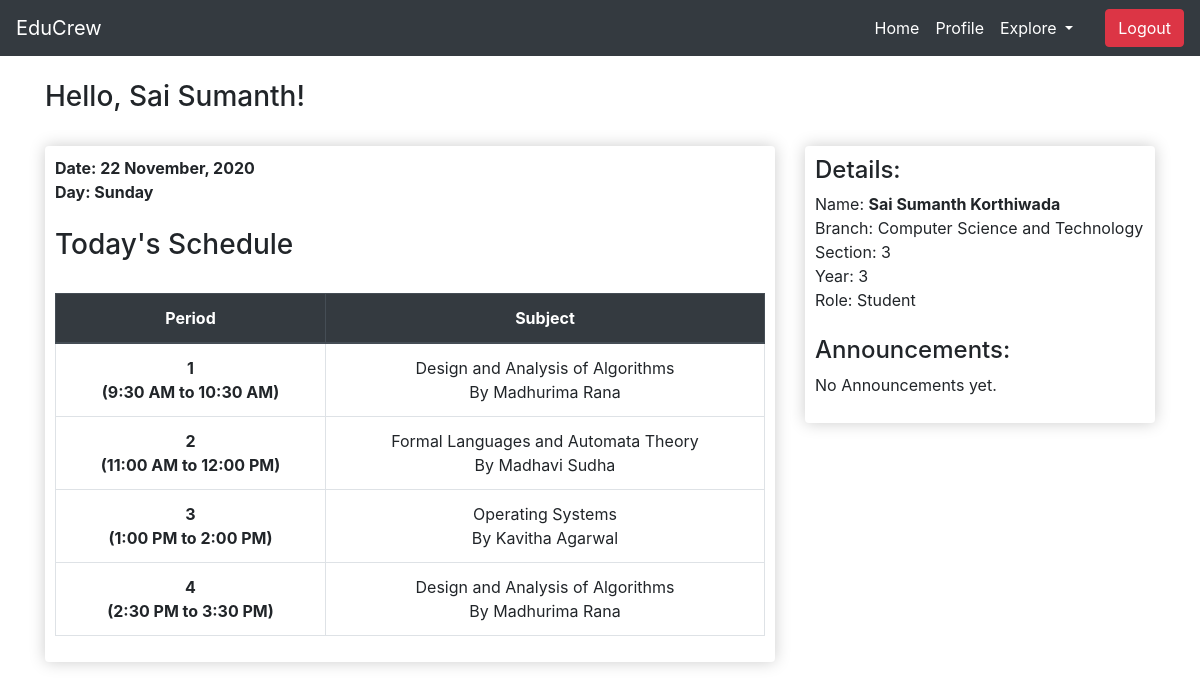
Screenshot of / (signed in) with the database file from the repository.
### educrew/models.py (models this page shows)
class Student(models.Model):
    user = models.OneToOneField(User,null=True, blank=True ,on_delete=models.CASCADE)
    rollno = models.IntegerField(primary_key=True)
    firstname = models.CharField(max_length=100, null=True)
    lastname = models.CharField(max_length=100, null=True)
    email = models.CharField(max_length=100)
    phoneno = models.IntegerField(null=True)
    YEAR = ((1,1),(2,2),(3,3),(4,4))
    SEC=((1,1),(2,2),(3,3))
    year = models.IntegerField(choices=YEAR, null=True)
    dept_id = models.ForeignKey(Dept, null=True, on_delete=models.SET_NULL) #cascade
    sec = models.IntegerField(choices=SEC, null=True)
    profile_image= models.ImageField(default="profilepic.jpg",null=True)
    def __str__(self):
        return self.firstname +" "+  self.lastname

class StudentSchedule(models.Model):
    dept_id = models.ForeignKey(Dept, null=True, on_delete=models.SET_NULL)
    year = models.IntegerField(null=True)
    sec = models.IntegerField(null=True)
    WEEK = (('Monday','Monday'),('Tuesday','Tuesday'),('Wednesday','Wednesday'),('Thursday','Thursday'),('Friday','Friday'),('Saturday','Saturday'),('Sunday','Sunday'))
    day = models.CharField(choices=WEEK, max_length=10, null=True)
    p1 = models.IntegerField(null=True, blank=True)
    p2 = models.IntegerField(null=True, blank=True)
    p3 = models.IntegerField(null=True, blank=True)
    p4 = models.IntegerField(null=True, blank=True)

class SubjectInfo(models.Model):
    unq_id = models.IntegerField(primary_key=True)
    lect_id = models.ForeignKey(Lecturer, null=True, on_delete=models.CASCADE)
    sub_id = models.ForeignKey(Subject, null=True, on_delete=models.CASCADE)
    year = models.IntegerField(null=True)
    dept_id = models.ForeignKey(Dept, null=True, on_delete=models.CASCADE)
    sec = models.IntegerField(null=True)
    def __str__(self):
        return str(self.sub_id)

class Subject(models.Model):
    sub_id = models.IntegerField(primary_key=True)
    sub_name = models.CharField(max_length=50)
    def __str__(self):
        return self.sub_name

class Lecturer(models.Model):
    user = models.OneToOneField(User,null=True, blank=True ,on_delete=models.CASCADE)
    lect_id = models.IntegerField(primary_key=True)
    firstname = models.CharField(max_length=100, null=True)
    lastname = models.CharField(max_length=100, null=True)
    email = models.CharField(max_length=100)
    phoneno = models.IntegerField(null=True)
    cabin_no = models.CharField(max_length=50, null=True, blank=True)
    profile_image= models.ImageField(default="profilepic.jpg",null=True)
    dept_id = models.ForeignKey(Dept, null=True, on_delete=models.SET_NULL) #cascade
    def __str__(self):
        return self.firstname +" "+  self.lastname

class Dept(models.Model):
    dept_id = models.IntegerField(primary_key=True)
    dept_name = models.CharField(max_length=60)
    dept_short = models.CharField(max_length=10,blank=True)
    def __str__(self):
        return self.dept_name

### educrew/views.py (the view, shortened to what this page needs)
# urls.py: path('', views.home, name="home"),
@login_required(login_url='login')
def home(request):
    today = datetime.now()
    date = today.strftime("%d %B, %Y")
    day = today.strftime("%A")
    role = str(request.user.groups.values_list('name', flat=True).first())
    person = request.user.username
    if(role == 'Student'):
        user = Student.objects.get(rollno=person)
        yr = user.year
        dept_id = user.dept_id
        section = user.sec
        schedule = StudentSchedule.objects.get(dept_id=dept_id,year=yr,sec=section,day=day)
        if schedule.p1 is None: p1 = "Free"
        else: p1 = SubjectInfo.objects.get(unq_id=schedule.p1)
        if schedule.p2 is None: p2 = "Free"
        else: p2 = SubjectInfo.objects.get(unq_id=schedule.p2)
        if schedule.p3 is None: p3 = "Free"
        else: p3 = SubjectInfo.objects.get(unq_id=schedule.p3)
        if schedule.p4 is None: p4 = "Free"
        else: p4 = SubjectInfo.objects.get(unq_id=schedule.p4)
        date2 = today.strftime("%Y-%m-%d")
        annc = Announcements.objects.filter(dept_id=dept_id,year=yr,sec=section,date=date2)
        count = annc.count
        context = {'user':user, 'date':date, 'day': day,
        'schedule':schedule,
        'role' : role,'cond':True,'p1':p1, 'p2':p2, 'p3':p3, 'p4':p4,
        'announcements': annc,'free':"Free",'count':count,
        }
    else:
        messages.info(request,'Your role is not specified! Cannot Authenticate')
        logout(request)
        return redirect('login')
    return render(request,'educrew/home.html',context)

### educrew/templates/educrew/home.html (shortened to what this page needs)
{% extends 'educrew/main.html' %}
{% load static %}
{% block content %}
<h3>Hello, {{ user.firstname }}!</h3>
<br>
<div class="row">
    <div class="col-lg-8">
        <div class="box-element" style="margin-bottom: 20px;">
            <strong>Date: {{date}}</strong>
            <br>
            <strong>Day: {{day}}</strong>
            <br>
            <br>
            <h3>Today's Schedule </h3>
            <br>
            <table class="table table-bordered text-center">
                <thead class="thead-dark">
                    <tr>
                        <th scope="col">Period</th>
                        <th scope="col">Subject</th>
                    </tr>
                </thead>
                {% if cond %}
                <tbody>
                    <tr>
                        <th scope="row">1 <br> (9:30 AM to 10:30 AM) </th>
                        <td>{% if p1 == free %} Free Hour!
                            {% else%} {{p1}} <br>  By {{p1.lect_id}} {% endif %}</td>
                    </tr>
                    <tr>
                        <th scope="row">2 <br> (11:00 AM to 12:00 PM) </th>
                        <td>{% if p2 == free %} Free Hour!
                            {% else%} {{p2}} <br>  By {{p2.lect_id}} {% endif %}</td>
                    </tr>
                    <tr>
                        <th scope="row">3 <br> (1:00 PM to 2:00 PM) </th>
                        <td>{% if p3 == free %} Free Hour!
                            {% else%} {{p3}} <br>  By {{p3.lect_id}} {% endif %}</td>
                    </tr>
                    <tr>
                        <th scope="row">4 <br> (2:30 PM to 3:30 PM) </th>
                        <td>{% if p4 == free %} Free Hour!
                            {% else%} {{p4}} <br>  By {{p4.lect_id}} {% endif %}</td>
                    </tr>
                </tbody>
                {% endif %}
            </table>
        </div>
    </div>
    <div class="col-lg-4">
        <div class="box-element" style="margin-bottom: 50px;">
            <h4>Details:</h4>
            Name: <strong>{{user}}</strong>
            <br>
            Branch: {{user.dept_id}}
            <br>
            {% if cond %}
                Section: {{user.sec}}
                <br>
                Year: {{user.year}}
                <br>
            {% endif %}
            Role: {{role}}
            <br>
            <br>
            {% if cond %}
                <h4>Announcements:</h4>
                {% if count == 0 %}
                    <p>No Announcements yet.</p>
                {% else %}
                    {% for a in announcements %}
                    <p class="list-group-item"><b> {{a.lect_id}} </b>: {{a.note}}</p>
                    {% endfor %}
                {% endif %}
            {% else %}
                <h5 class="mb-lg-3">Make Announcements for Students:</h5>
                <div class="text-center">
                    <a href="{% url 'announcement' %}" class="btn btn-primary">Announce</a>
                </div>
            {% endif %}
        </div>
    </div>
</div>
{% endblock content %}

### static/css/main.css (style rules this page uses)
.box-element { box-shadow: hsl(0, 0%, 80%) 0 0 16px; background-color: white; border-radius: 4px; padding: 10px; }

### rows the page displays
Student: firstname "Sai Sumanth", firstname+lastname "Sai Sumanth Korthiwada", dept_id "Computer Science and Technology", sec "3", year "3"
StudentSchedule: day "Sunday"
SubjectInfo: sub_id.sub_name "Design and Analysis of Algorithms", lect_id "Madhurima Rana"
SubjectInfo: sub_id.sub_name "Formal Languages and Automata Theory", lect_id "Madhavi Sudha"
SubjectInfo: sub_id.sub_name "Operating Systems", lect_id "Kavitha Agarwal"

### other values shown
{{ role }} "Student"
